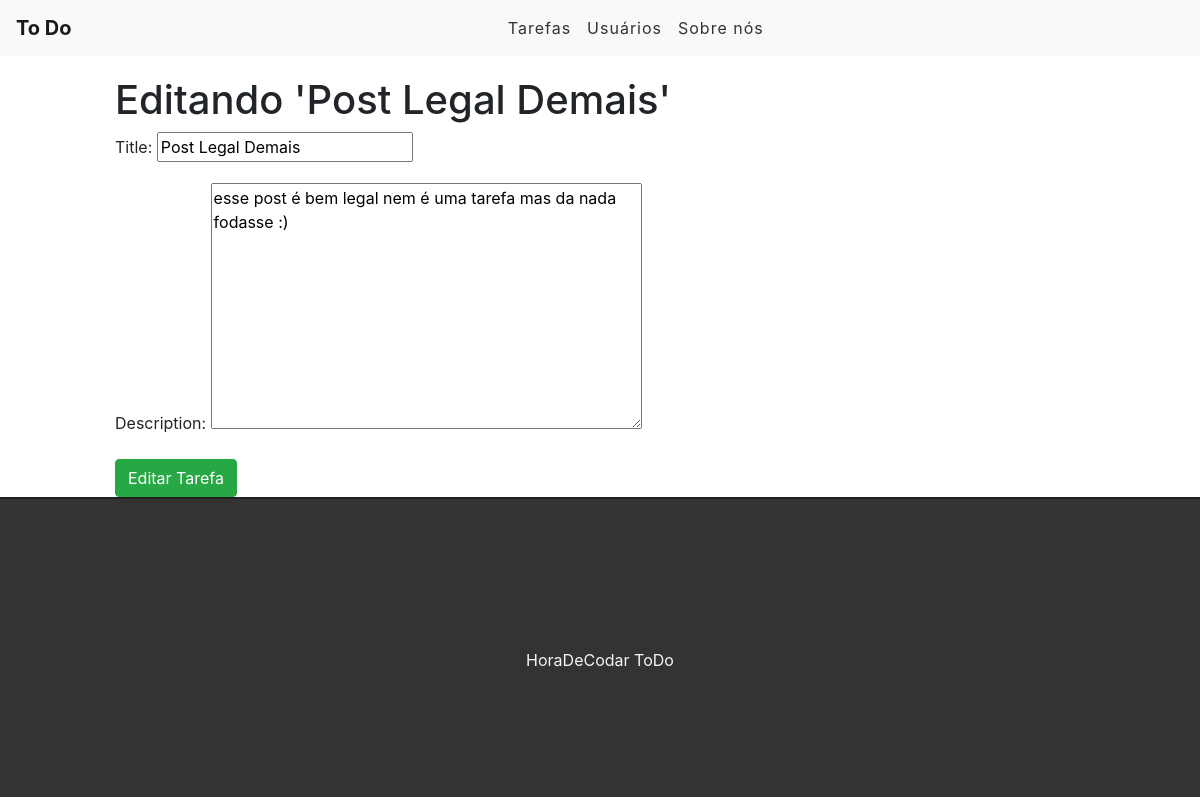
The app's page /edit/4 with its own data.
### tasks/models.py (models this page shows, shortened)
class Task(models.Model): #comportara os campos da tabela que o django criara com o migration
    title = models.CharField(max_length=255) #Charfield = campo de caracteres(char) = leva argumento obrigatorio//#maxlenght = maximo de caracteres no title
    description = models.TextField() #TextField = campo para texto maiores = nao leva argumento obrigatorio
    done = models.CharField( #se o registro ta pronta ou nao(0 ou 1)
        max_length=5,
        choices = STATUS, #possiveis escolhas(choices) para o select
    )
    created_at = models.DateTimeField(auto_now_add=True) #data do registro // auto_now_add=True = atualiza o banco de dados sempre que um registro for feito
    updated_at = models.DateTimeField(auto_now=True) #atualiza o regisstro quando for alterado

### tasks/views.py (the view)
# urls.py: path('edit/<int:id>', views.editTask, name="edit-task"),
def editTask(request, id):
    task = get_object_or_404(Task, pk=id)
    form = TaskForm(instance=task)
    if(request.method == 'POST'):
        form = TaskForm(request.POST, instance=task)
        if(form.is_valid()):
            task.save()
            return redirect('/')
        else:
            return render(request, 'tasks/edittask.html', {'form': form, 'task': task})
    else:
        return render(request, 'tasks/edittask.html', {'form': form, 'task': task})

### tasks/forms.py
class TaskForm(forms.ModelForm):
    class Meta:
        model = Task
        fields = ('title' , 'description')

### tasks/templates/tasks/edittask.html (shortened to what this page needs)
{% extends 'base.html' %}
{% block content %}
<div class="offset-1 col-10 list-div2">
    <h1>Editando '{{task.title}}'</h1>
    <form method="POST">
        {{ form.as_p }}
            <input type="submit" class="btn btn-success" value="Editar Tarefa">
    </form>
</div>
{% endblock %}

### records on screen
Task: title "Post Legal Demais", description "esse post é bem legal nem é uma tarefa mas da nada fodasse :)"
